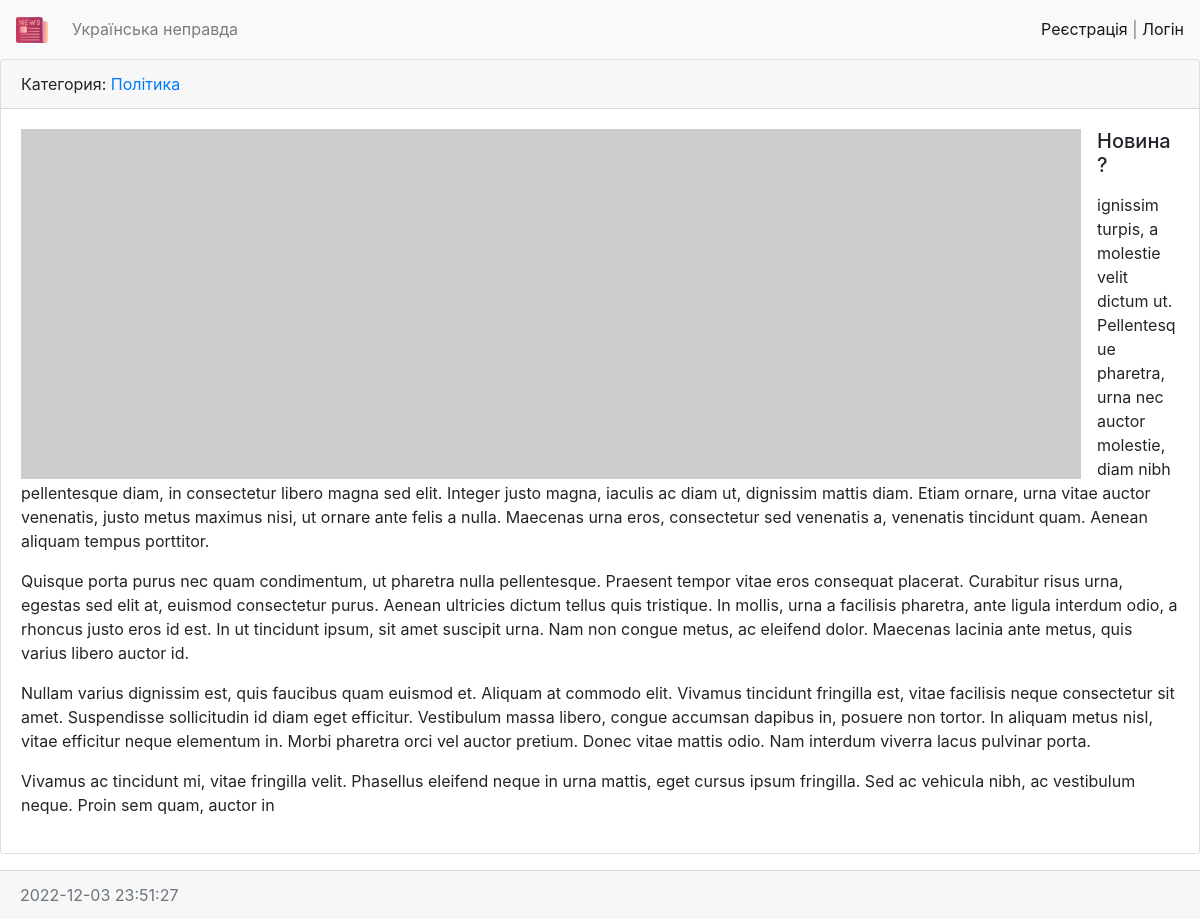
The page /news/34/ on the database its author committed.
### news/models.py (models this page shows, shortened)
class News(models.Model):
    title = models.CharField(max_length=150, verbose_name='Назва')
    content = models.TextField(blank=True, verbose_name='Вміст')
    created_at = models.DateTimeField(auto_now_add=True, verbose_name='Дата створення')
    updated_at = models.DateTimeField(auto_now=True, verbose_name='Дата оновлення')
    photo = models.ImageField(upload_to='photo/%Y/%m/%d', verbose_name='фото', blank=True)
    is_published = models.BooleanField(default=False, verbose_name='опубліковано')
    category = models.ForeignKey('Category', on_delete=models.PROTECT, null=True, verbose_name='категорія')
    views = models.IntegerField(default=0)
    class Meta:
        verbose_name = 'Новина'
        verbose_name_plural = 'Новини'
        ordering = ['-created_at']

class Category(models.Model):
    title = models.CharField(max_length=150, db_index=True, verbose_name='Категорія')
    def get_absolute_url(self):
        return reverse('category', kwargs={'category_id': self.pk})
    def __str__(self):
        return self.title
    class Meta:
        verbose_name = 'Категорія'
        verbose_name_plural = 'Категорії'
        ordering = ['title']

### news/views.py (the view)
# urls.py: path('news/<int:pk>/', ViewNews.as_view(), name='view_news'),
class ViewNews(DetailView):
    model = News
    context_object_name = 'news_item'

### news/templates/news/news_detail.html (shortened to what this page needs)
{% extends 'base.html' %}
{% block content %}
<div class="card mb-3">
    <div class="card-header">
        Категория: <a href="{{ news_item.category.get_absolute_url }}">{{ news_item.category }}</a>
    </div>
    <div class="card-body">
        {% if news_item.photo %}
            <img src="{{ news_item.photo.url }}" alt="" width="350" class="float-left mr-3">
        {% else %}
            <img src="https://picsum.photos/id/1060/350/235/?blur=2" alt="" class="float-left mr-3">
        {% endif %}
        <h5 class="card-title">{{ news_item.title }}</h5>
        <p class="card-text">{{ news_item.content|safe|linebreaks }}</p>
    </div>
    </div>
    <div class="card-footer text-muted">
        {{ news_item.created_at|date:"Y-m-d H:i:s" }}
    </div>
{% endblock %}

### rows shown on the page
News: category "Політика", title "Новина?", content "ignissim turpis, a molestie velit dictum ut. Pellentesque pharetra, urna nec auctor molestie, diam nibh pellentesque diam, in consectetur libero magna sed elit. Integer justo magna, iaculis ac diam ut, dignissim mattis diam. Etiam ornare, urna vitae auctor venenatis, justo metus maximus nisi, ut ornare ante felis a nulla. Maecenas urna eros, consectetur sed venenatis a, venenatis tincidunt quam. Aenean aliquam tempus porttitor. Quisque porta purus nec quam condimentum, ut pharetra nulla pellentesque. Praesent tempor vitae eros consequat placerat. Curabitur risus urna, egestas sed elit at, euismod consectetur purus. Aenean ultricies dictum tellus quis tristique. In mollis, urna a facilisis…", created_at "2022-12-03 23:51:27"
